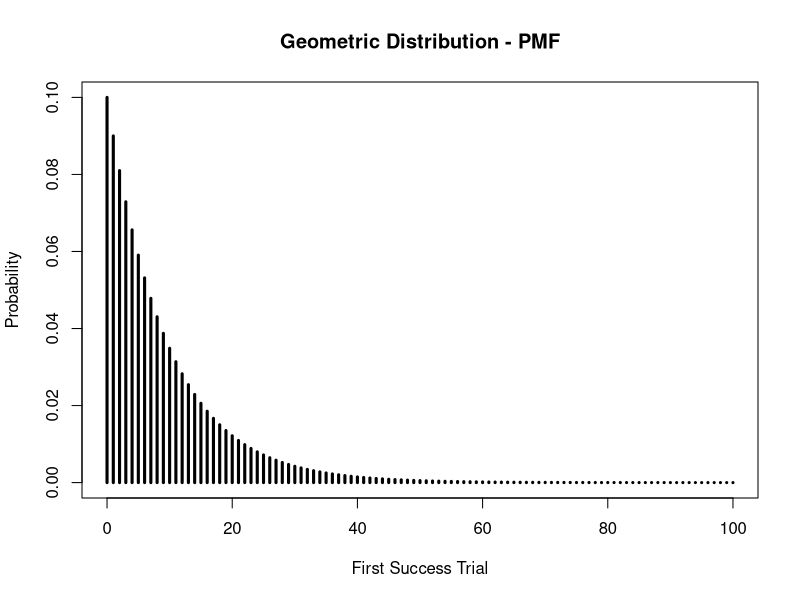
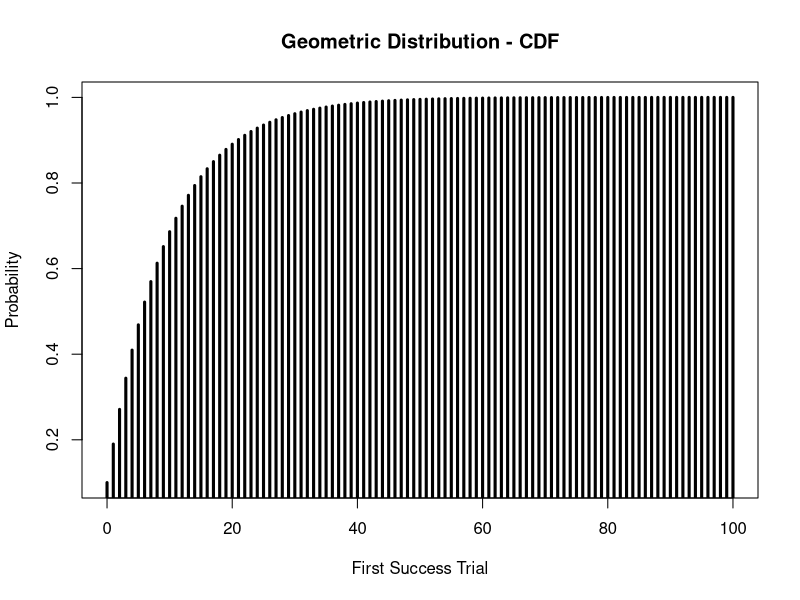
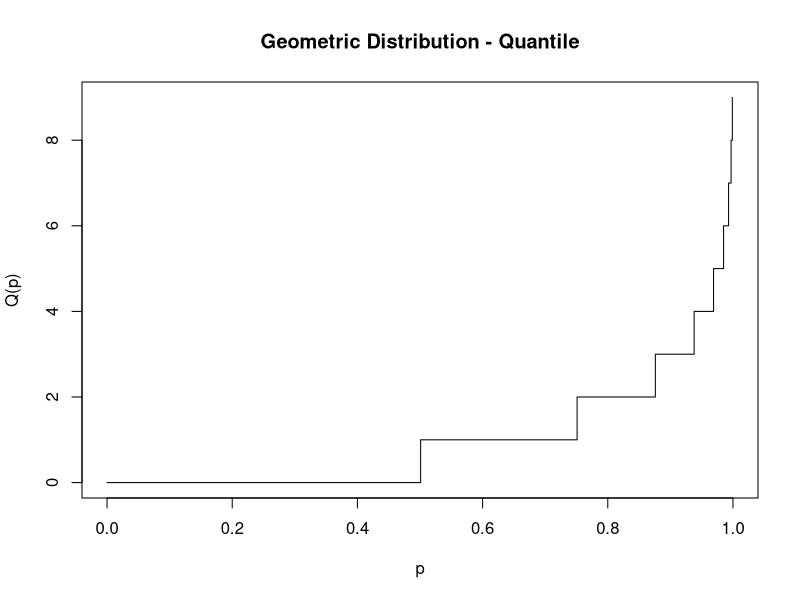

Reproduce these figures in R, in order.
## ---- chunk 1
knitr::opts_chunk$set(echo = TRUE)
## ---- chunk 2
n=10
p=0.4
rgeom(n=n, prob=p)
## ---- chunk 3
x=0:100
p=0.1
pmf <- dgeom(x=x, prob=p)
plot(x, 
     pmf,
     type='h',
     main='Geometric Distribution - PMF',
     xlab='First Success Trial',
     ylab='Probability',
     lwd=3)
## ---- chunk 4
q=0:100
p=0.1
cdf <- pgeom(q=q, prob=p)
plot(q, 
     cdf,
     type='h',
     main='Geometric Distribution - CDF',
     xlab='First Success Trial',
     ylab='Probability',
     lwd=3)
## ---- chunk 5
quantiles <- seq(0, 1, .001)
inverse_cdf <- qgeom(p=quantiles, prob=0.5)
plot(quantiles, 
     inverse_cdf,
     type='s',
     main='Geometric Distribution - Quantile',
     xlab='p',
     ylab='Q(p)',
     lwd=1)
